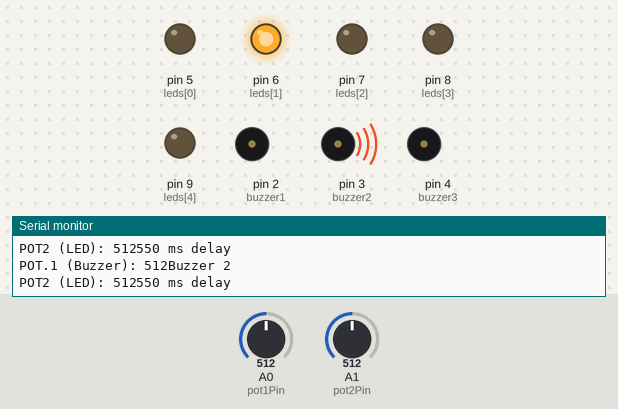
Bench run of a sketch on a simulated Arduino Uno, built with avr-gcc and run on an emulated ATmega328P. Parts: output pins drawn as LEDs (lit = HIGH), buzzer (waves = sounding, pin HIGH), the last lines printed to the serial monitor. Dashed ring = blinking. Inputs (shaded band) come from the test bench; at power-on: A0 (pot1Pin) = 512, A1 (pot2Pin) = 512.

Above: at 3.5 s.
3.6 s: A0 (pot1Pin) set to 360
At 4.2 s:
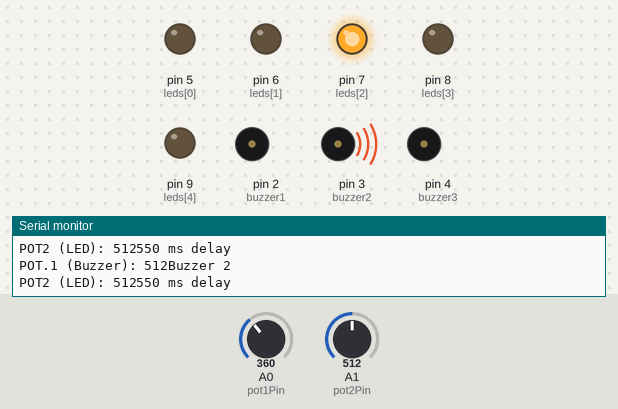
7.2 s: A0 (pot1Pin) set to 333
At 8.6 s:
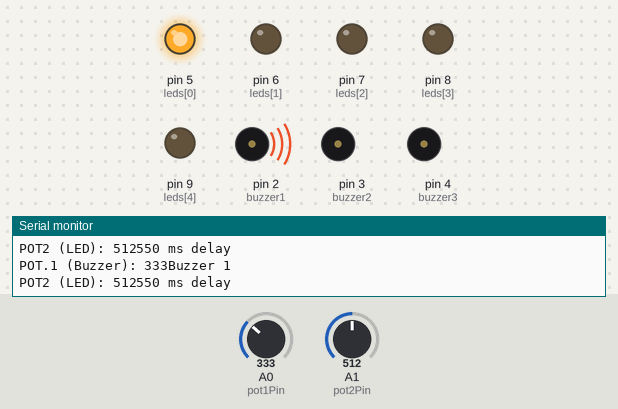
11.4 s: A0 (pot1Pin) set to 692
At 14.1 s:
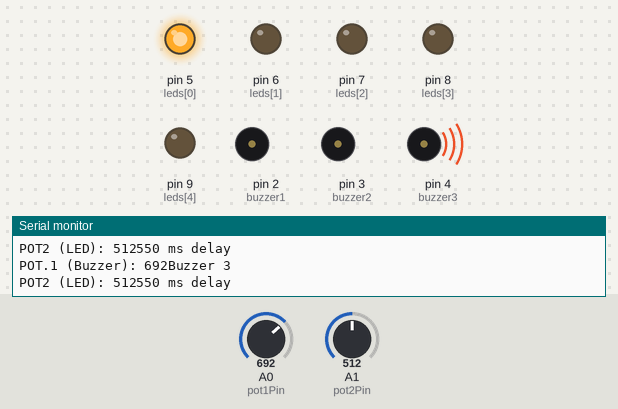
16.9 s: A1 (pot2Pin) set to 122
20.5 s: A1 (pot2Pin) set to 0
24.1 s: A0 (pot1Pin) set to 670
At 24.39 s:
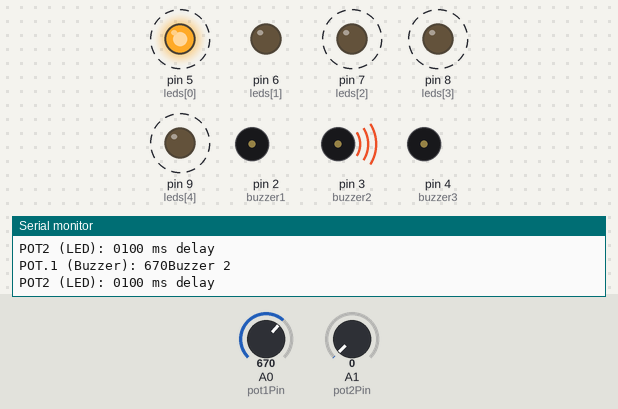
Timing chart, 0 to 32.3 s (numbered marks = the images above; inputs shaded):
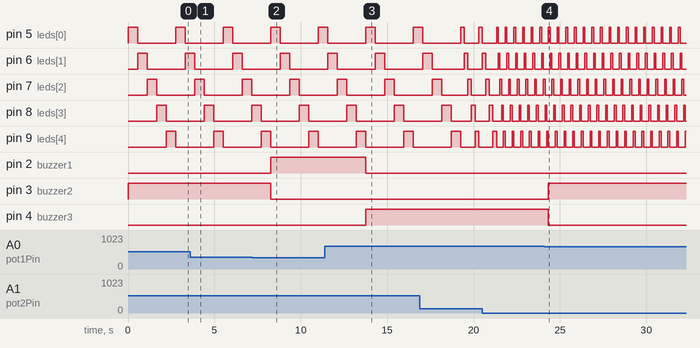

Measured:
- the behaviour switches between 342 and 341 on A0 (pot1Pin) (found by bisection; images 1 and 2)
- the behaviour switches between 683 and 682 on A0 (pot1Pin) (found by bisection; images 3 and 4)
- after the input at 7.2 s, pin 2 (buzzer1): LOW → HIGH after 1.1 s; pin 3 (buzzer2): HIGH → LOW after 1.1 s
- after the input at 11.4 s, pin 2 (buzzer1): HIGH → LOW after 2.4 s; pin 4 (buzzer3): LOW → HIGH after 2.4 s
- after the input at 24.1 s, pin 3 (buzzer2): LOW → HIGH after 0.24 s; pin 4 (buzzer3): HIGH → LOW after 0.24 s
- by itself, pin 5 (leds[0]), pin 6 (leds[1]), pin 7 (leds[2]), pin 8 (leds[3]), pin 9 (leds[4]): alternates HIGH for 0.10 s and LOW for 0.40 s

The sketch:

MEE1_TINKERCAD_EClub.ino
```cpp
int pot1Pin = A0;
int pot2Pin = A1;

int buzzer1 = 2;
int buzzer2 = 3;
int buzzer3 = 4;

int leds[5] = {5, 6, 7, 8, 9};

void setup() {
  pinMode(buzzer1, OUTPUT);
  pinMode(buzzer2, OUTPUT);
  pinMode(buzzer3, OUTPUT);

  for (int i = 0; i < 5; i++) {
    pinMode(leds[i], OUTPUT);
  }

  Serial.begin(9600);
}

void loop() {
  int pot1Value = analogRead(pot1Pin);
  int pot2Value = analogRead(pot2Pin);

  Serial.print("POT.1 (Buzzer): ");
  Serial.print(pot1Value);
  if (pot1Value <= 341) {
    Serial.println("Buzzer 1");
  } else if (pot1Value <= 682) {
    Serial.println("Buzzer 2");
  } else {
    Serial.println("Buzzer 3");
  }

  digitalWrite(buzzer1, pot1Value <= 341 ? HIGH : LOW);
  digitalWrite(buzzer2, (pot1Value > 341 && pot1Value <= 682) ? HIGH : LOW);
  digitalWrite(buzzer3, pot1Value > 682 ? HIGH : LOW);

  Serial.print("POT2 (LED): ");
  Serial.print(pot2Value);

  int delayTime = map(pot2Value, 0, 1023, 100, 1000);
  Serial.print(delayTime);
  Serial.println(" ms delay");


  for (int i = 0; i < 5; i++) {
    for (int j = 0; j < 5; j++) {
      digitalWrite(leds[j], j == i ? HIGH : LOW);
    }
    delay(delayTime);
  }
}
```
